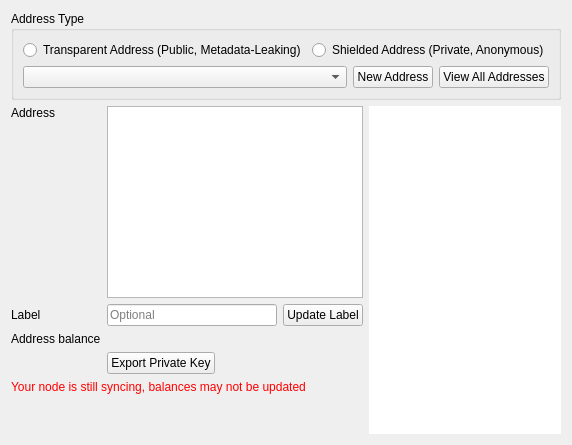
      <widget class="QWidget" name="tab_3">
       <attribute name="title">
        <string>Receive</string>
       </attribute>
       <layout class="QVBoxLayout" name="verticalLayout_5">
        <item>
         <layout class="QVBoxLayout" name="verticalLayout_8">
          <item>
           <widget class="QGroupBox" name="groupBox_6">
            <property name="title">
             <string>Address Type</string>
            </property>
            <property name="flat">
             <bool>false</bool>
            </property>
            <property name="checkable">
             <bool>false</bool>
            </property>
            <layout class="QVBoxLayout" name="verticalLayout_9">
             <item>
              <layout class="QHBoxLayout" name="horizontalLayout_9">
               <item>
                <widget class="QRadioButton" name="rdioTAddr">
                 <property name="sizePolicy">
                  <sizepolicy hsizetype="Preferred" vsizetype="Fixed">
                   <horstretch>0</horstretch>
                   <verstretch>0</verstretch>
                  </sizepolicy>
                 </property>
                 <property name="text">
                  <string>Transparent Address (Public, Metadata-Leaking)</string>
                 </property>
                </widget>
               </item>
               <item>
                <widget class="QRadioButton" name="rdioZSAddr">
                 <property name="text">
                  <string>Shielded Address (Private, Anonymous)</string>
                 </property>
                </widget>
               </item>
              </layout>
             </item>
             <item>
              <layout class="QHBoxLayout" name="horizontalLayout_10">
               <item>
                <widget class="AddressCombo" name="listReceiveAddresses">
                 <property name="sizePolicy">
                  <sizepolicy hsizetype="Expanding" vsizetype="Fixed">
                   <horstretch>0</horstretch>
                   <verstretch>0</verstretch>
                  </sizepolicy>
                 </property>
                 <property name="duplicatesEnabled">
                  <bool>false</bool>
                 </property>
                </widget>
               </item>
               <item>
                <widget class="QPushButton" name="btnReceiveNewAddr">
                 <property name="text">
                  <string>New Address</string>
                 </property>
                </widget>
               </item>
               <item>
                <widget class="QPushButton" name="btnViewAllAddresses">
                 <property name="text">
                  <string>View All Addresses</string>
                 </property>
                </widget>
               </item>
              </layout>
             </item>
            </layout>
           </widget>
          </item>
          <item>
           <layout class="QHBoxLayout" name="horizontalLayout_11">
            <item>
             <layout class="QVBoxLayout" name="verticalLayout_10">
              <item>
               <layout class="QGridLayout" name="gridLayout_4">
                <item row="1" column="0">
                 <widget class="QLabel" name="label_7">
                  <property name="text">
                   <string>Label</string>
                  </property>
                 </widget>
                </item>
                <item row="1" column="2">
                 <widget class="QPushButton" name="rcvUpdateLabel">
                  <property name="text">
                   <string>Update Label</string>
                  </property>
                 </widget>
                </item>
                <item row="2" column="1" colspan="2">
                 <widget class="QLabel" name="rcvBal">
                  <property name="text">
                   <string/>
                  </property>
                 </widget>
                </item>
                <item row="2" column="0">
                 <widget class="QLabel" name="label_21">
                  <property name="text">
                   <string>Address balance</string>
                  </property>
                 </widget>
                </item>
                <item row="1" column="1">
                 <widget class="QLineEdit" name="rcvLabel">
                  <property name="maxLength">
                   <number>40</number>
                  </property>
                  <property name="placeholderText">
                   <string>Optional</string>
                  </property>
                 </widget>
                </item>
                <item row="0" column="1" colspan="2">
                 <widget class="QPlainTextEdit" name="txtReceive">
                  <property name="sizePolicy">
                   <sizepolicy hsizetype="Expanding" vsizetype="Preferred">
                    <horstretch>0</horstretch>
                    <verstretch>0</verstretch>
                   </sizepolicy>
                  </property>
                  <property name="readOnly">
                   <bool>true</bool>
                  </property>
                 </widget>
                </item>
                <item row="3" column="1" colspan="2">
                 <layout class="QHBoxLayout" name="horizontalLayout_16">
                  <item>
                   <widget class="QPushButton" name="exportKey">
                    <property name="text">
                     <string>Export Private Key</string>
                    </property>
                   </widget>
                  </item>
                  <item>
                   <spacer name="horizontalSpacer_5">
                    <property name="orientation">
                     <enum>Qt::Horizontal</enum>
                    </property>
                    <property name="sizeHint" stdset="0">
                     <size>
                      <width>40</width>
                      <height>20</height>
                     </size>
                    </property>
                   </spacer>
                  </item>
                 </layout>
                </item>
                <item row="0" column="0">
                 <widget class="QLabel" name="label_10">
                  <property name="text">
                   <string>Address</string>
                  </property>
                  <property name="alignment">
                   <set>Qt::AlignLeading|Qt::AlignLeft|Qt::AlignTop</set>
                  </property>
                 </widget>
                </item>
               </layout>
              </item>
              <item>
               <widget class="QLabel" name="lblSyncWarningReceive">
                <property name="styleSheet">
                 <string notr="true">color: red;</string>
                </property>
                <property name="text">
                 <string>Your node is still syncing, balances may not be updated</string>
                </property>
               </widget>
              </item>
              <item>
               <spacer name="verticalSpacer_5">
                <property name="orientation">
                 <enum>Qt::Vertical</enum>
                </property>
                <property name="sizeHint" stdset="0">
                 <size>
                  <width>20</width>
                  <height>40</height>
                 </size>
                </property>
               </spacer>
              </item>
             </layout>
            </item>
            <item>
             <widget class="QRCodeLabel" name="qrcodeDisplay">
              <property name="sizePolicy">
               <sizepolicy hsizetype="Expanding" vsizetype="Expanding">
                <horstretch>0</horstretch>
                <verstretch>0</verstretch>
               </sizepolicy>
              </property>
              <property name="styleSheet">
               <string notr="true">background-color: #fff</string>
              </property>
              <property name="text">
               <string/>
              </property>
             </widget>
            </item>
           </layout>
          </item>
         </layout>
        </item>
       </layout>
      </widget>
